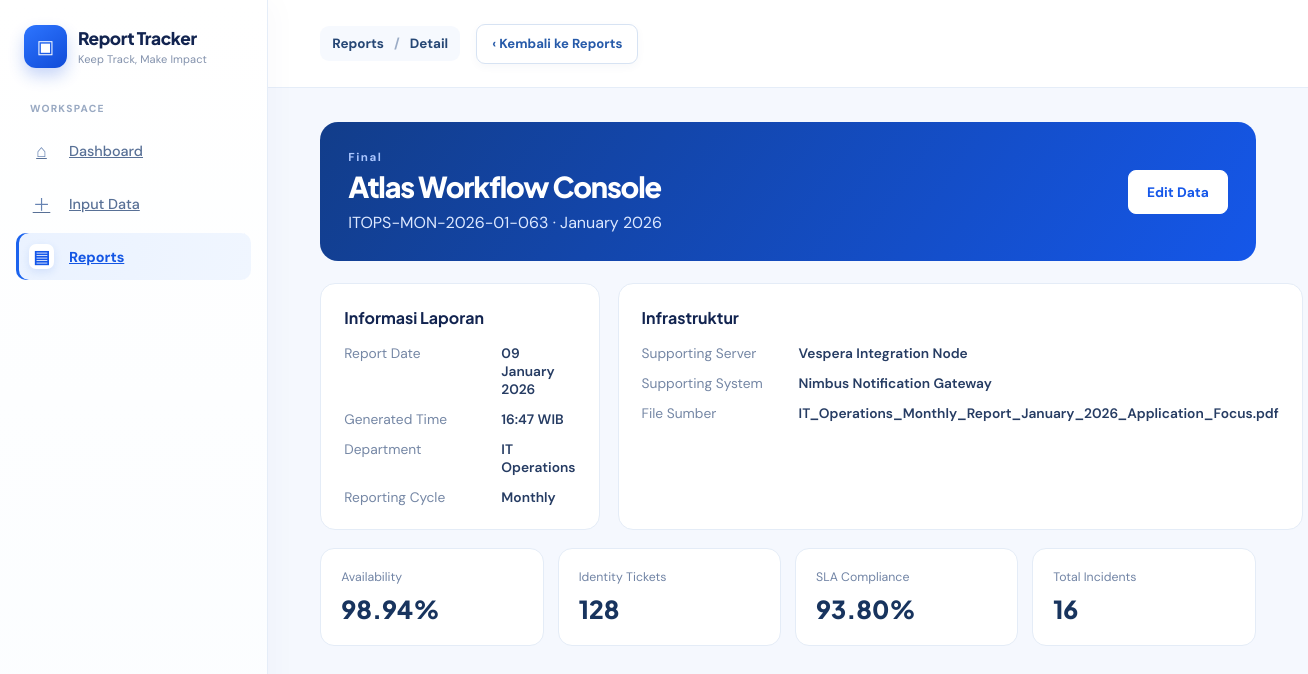
/reports/4, run on the app's committed database.
### tables this page shows
CREATE TABLE reports (
    id INTEGER PRIMARY KEY AUTOINCREMENT,
    report_period TEXT NOT NULL,
    department TEXT NOT NULL,
    report_id TEXT NOT NULL UNIQUE,
    report_date TEXT NOT NULL,
    generated_time TEXT NOT NULL,
    report_status TEXT NOT NULL,
    primary_application TEXT NOT NULL,
    supporting_server TEXT NOT NULL,
    supporting_system TEXT NOT NULL,
    reporting_cycle TEXT NOT NULL,
    application_availability REAL NOT NULL CHECK (application_availability >= 0 AND application_availability <= 100),
    total_incidents INTEGER NOT NULL CHECK (total_incidents >= 0),
    identity_tickets INTEGER NOT NULL CHECK (identity_tickets >= 0),
    sla_compliance REAL NOT NULL CHECK (sla_compliance >= 0 AND sla_compliance <= 100),
    created_at TEXT NOT NULL DEFAULT CURRENT_TIMESTAMP
, source_filename TEXT, source_mime_type TEXT, source_pdf BLOB);

### app.py (the view)
@app.get("/reports/<int:record_id>")
def view_report(record_id):
    init_database()
    with get_connection() as connection:
        record = connection.execute("SELECT * FROM reports WHERE id = ?", (record_id,)).fetchone()
    if not record:
        return redirect(url_for("reports"))
    return render_template("report_detail.html", record=record)

### app.py (called while the page is built)
def get_connection():
    connection = sqlite3.connect(DATABASE_PATH)
    connection.row_factory = sqlite3.Row
    return connection

def init_database():
    DATABASE_PATH.parent.mkdir(exist_ok=True)
    with get_connection() as connection:
        connection.executescript(SCHEMA_PATH.read_text(encoding="utf-8"))
        columns = {row[1] for row in connection.execute("PRAGMA table_info(reports)")}
        if "application_tickets" in columns and "identity_tickets" not in columns:
            connection.execute("ALTER TABLE reports RENAME COLUMN application_tickets TO identity_tickets")
        columns = {row[1] for row in connection.execute("PRAGMA table_info(reports)")}
        for column, definition in (
            ("source_filename", "TEXT"),
            ("source_mime_type", "TEXT"),
            ("source_pdf", "BLOB"),
        ):
            if column not in columns:
                connection.execute(f"ALTER TABLE reports ADD COLUMN {column} {definition}")

### templates/report_detail.html
<!doctype html><html lang="id"><head><meta charset="UTF-8"><meta name="viewport" content="width=device-width, initial-scale=1.0"><title>{{ record.report_id }} | Report Tracker</title><link rel="stylesheet" href="{{ url_for('static', filename='styles.css') }}"></head><body class="app-page"><div class="app-layout"><aside class="sidebar"><a class="app-brand" href="/dashboard"><span class="mini-mark">▣</span><span><strong>Report Tracker</strong><small>Keep Track, Make Impact</small></span></a><nav class="side-nav"><a href="/dashboard"><span>⌂</span>Dashboard</a><a href="/input-data"><span>＋</span>Input Data</a><a class="active" href="/reports"><span>▤</span>Reports</a></nav></aside><main class="workspace"><header class="topbar"><div class="page-trail">Reports <span>/</span> Detail</div><a class="back-dashboard" href="/reports">‹ Kembali ke Reports</a></header><section class="dashboard-content input-content"><div class="detail-hero"><div><p class="eyebrow">{{ record.report_status }}</p><h1>{{ record.primary_application }}</h1><p>{{ record.report_id }} · {{ record.report_period }}</p></div><a class="input-data-button" href="{{ url_for('edit_report', record_id=record.id) }}">Edit Data</a></div><section class="detail-grid"><article><h2>Informasi Laporan</h2><dl><dt>Report Date</dt><dd>{{ record.report_date }}</dd><dt>Generated Time</dt><dd>{{ record.generated_time }}</dd><dt>Department</dt><dd>{{ record.department }}</dd><dt>Reporting Cycle</dt><dd>{{ record.reporting_cycle }}</dd></dl></article><article><h2>Infrastruktur</h2><dl><dt>Supporting Server</dt><dd>{{ record.supporting_server }}</dd><dt>Supporting System</dt><dd>{{ record.supporting_system }}</dd><dt>File Sumber</dt><dd>{{ record.source_filename or 'Tidak ada file' }}</dd></dl></article></section><section class="detail-kpis"><article><span>Availability</span><strong>{{ '%.2f'|format(record.application_availability) }}%</strong></article><article><span>Identity Tickets</span><strong>{{ record.identity_tickets }}</strong></article><article><span>SLA Compliance</span><strong>{{ '%.2f'|format(record.sla_compliance) }}%</strong></article><article><span>Total Incidents</span><strong>{{ record.total_incidents }}</strong></article></section></section></main></div></body></html>

### data on the page
reports: report_status "Final", primary_application "Atlas Workflow Console", report_id "ITOPS-MON-2026-01-063", report_period "January 2026", report_date "09 January 2026", generated_time "16:47 WIB", department "IT Operations", reporting_cycle "Monthly", supporting_server "Vespera Integration Node", supporting_system "Nimbus Notification Gateway", source_filename "IT_Operations_Monthly_Report_January_2026_Application_Focus.pdf", application_availability "98.94", identity_tickets "128", sla_compliance "93.80", total_incidents "16"
